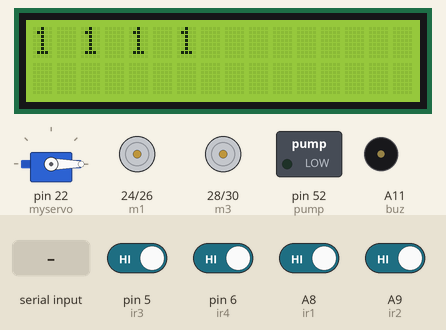
Bench run of a sketch on a simulated Arduino Mega 2560, built with avr-gcc and run on an emulated ATmega2560. Shown: 16×2 character LCD, servo, motor-driver pin pairs drawn as motors (green arrow = first pin HIGH = forward, orange = second pin HIGH = backward, longer = more drive), switched loads named in the sketch (green lamp = pin HIGH), buzzer (waves = sounding, pin HIGH). The test bench sets the inputs (shaded band); at power-on: A8 (ir1), A9 (ir2), pin 5 (ir3), pin 6 (ir4) HIGH.

Above: at 3.2 s.
3.3 s: "F" received over the second serial link
At 4.8 s:
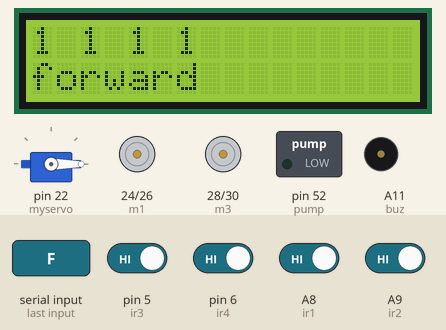
6.5 s: "L" received over the second serial link
At 7.7 s:
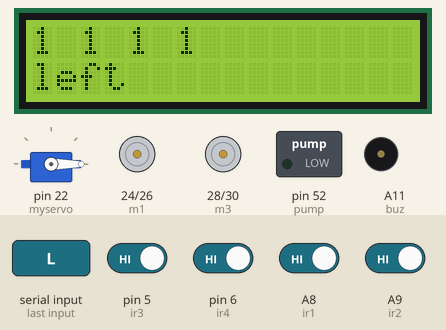
10.5 s: "R" received over the second serial link
At 11.8 s:
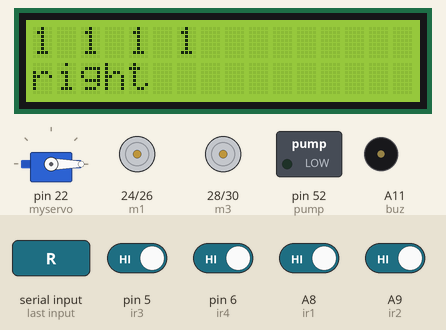
13.5 s: "E" received over the second serial link
At 14.8 s:
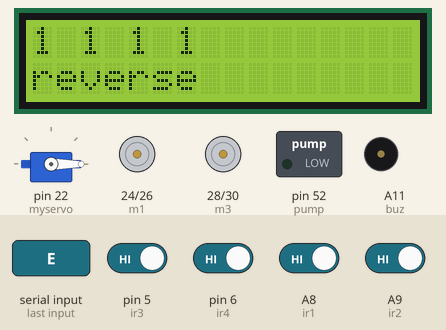
16.6 s: "P" received over the second serial link
At 17.4 s:
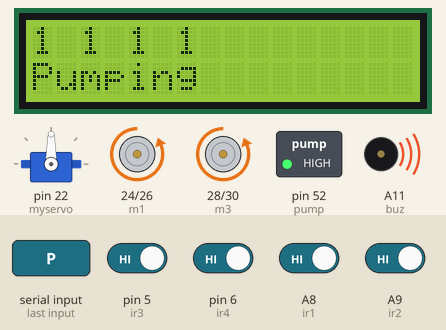
20.6 s: pin 5 (ir3) driven LOW
At 21.16 s:
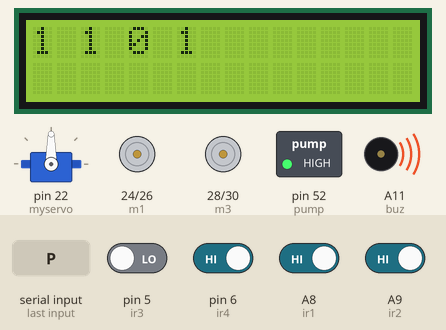
Timing chart, 0 to 25.7 s (numbered marks = the images above; inputs shaded):
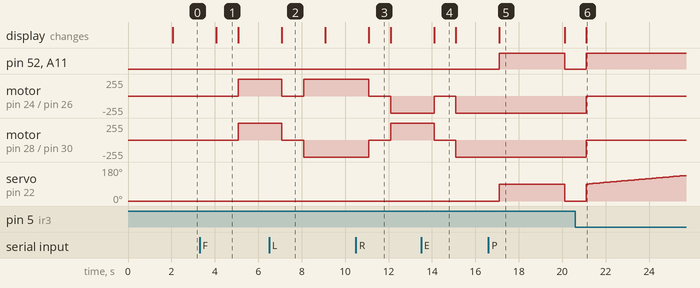

Measured:
- after the input at 3.3 s, motor on pin 24 (m1) / pin 26 (m2), motor on pin 28 (m3) / pin 30 (m4): stopped → forward 255/255 after 1.8 s; the display: changes after 0.78 s (image 1)
- after the input at 6.5 s, motor on pin 24 (m1) / pin 26 (m2): forward 255/255 → stopped after 0.58 s, → forward 255/255 1.0 s later; motor on pin 28 (m3) / pin 30 (m4): forward 255/255 → stopped after 0.58 s, → backward 255/255 1.0 s later; the display: changes after 0.58 s (image 2)
- after the input at 10.5 s, motor on pin 24 (m1) / pin 26 (m2): forward 255/255 → stopped after 0.59 s, → backward 255/255 1.0 s later; motor on pin 28 (m3) / pin 30 (m4): backward 255/255 → stopped after 0.59 s, → forward 255/255 1.0 s later; the display: changes after 0.59 s (image 3)
- after the input at 13.5 s, motor on pin 24 (m1) / pin 26 (m2): backward 255/255 → stopped after 0.60 s, → backward 255/255 1.0 s later; motor on pin 28 (m3) / pin 30 (m4): forward 255/255 → stopped after 0.60 s, → backward 255/255 1.0 s later; the display: changes after 0.60 s (image 4)
- after the input at 16.6 s, pin 52 (pump), A11 (buz): LOW → HIGH after 0.51 s, → LOW 3.0 s later; servo on pin 22 (myservo): 0° → 90° after 0.51 s, → 0° 3.0 s later; the display: changes after 0.51 s (image 5)
- after the input at 20.6 s, pin 52 (pump), A11 (buz): LOW → HIGH after 0.52 s; motor on pin 24 (m1) / pin 26 (m2), motor on pin 28 (m3) / pin 30 (m4): backward 255/255 → stopped after 0.52 s; servo on pin 22 (myservo): moves from 0° to 135° over 4.5 s, starting after 0.52 s; the display: changes after 0.52 s (image 6)
- what the display in image 1 shows lasts 1.0 s, from 4.1 s to 5.1 s

The sketch:

ITROB02.ino
```cpp
/************************************
   CLIENT ID:M0720
   PROJECT CODE:MO720-1(ROB02)
   STATUS:
   DATE:23.03.22
   DEVELOPER NAME:SANTHOSH KUMAR

 ***********************************/
#include<LiquidCrystal.h>
LiquidCrystal lcd(13, 12, 11, 10, 9, 8);
#include <Servo.h>
Servo myservo;
#define m1 24
#define m2 26
#define m3 28
#define m4 30

#define ir1 A8
#define ir2 A9
#define ir3 5
#define ir4 6
#define pump 52

#define buz A11
int image_flag = 2;

//#include"iot.h"
//void iott(String s);

void setup() {
  Serial.begin(9600);
//  Serial1.begin(9600);//iot
  Serial2.begin(9600);//matlab BLUTOOTH
  Serial3.begin(9600); //ZIGBEE
  lcd.begin(16, 2);
  myservo.attach(22);//servo pin
  myservo.write(0);
  pinMode(ir1, INPUT);
  pinMode(ir2, INPUT);
  pinMode(ir3, INPUT);
  pinMode(ir4, INPUT);
  lcd.clear();
  lcd.setCursor(0, 0);
  lcd.print("FIRE FIGHT");
  lcd.setCursor(0, 1);
  lcd.print("ROBOT");

  digitalWrite(pump, LOW);//pump
  digitalWrite(A11, LOW);//buz

  digitalWrite(m1, LOW);
  digitalWrite(m2, LOW);
  digitalWrite(m3, LOW);
  digitalWrite(m4, LOW);

  pinMode(pump, OUTPUT);//pump
  pinMode(A11, OUTPUT);//buz

  pinMode(m1, OUTPUT);
  pinMode(m2, OUTPUT);
  pinMode(m3, OUTPUT);
  pinMode(m4, OUTPUT);

  delay(2000); myservo.write(90);
}

void loop() {

  serialEvent2();
  serialEvent3();
  //Serial.println(digitalRead(A0));
  int ir1_read = digitalRead(ir1);

  int ir2_read = digitalRead(ir2);

  int ir3_read = digitalRead(ir3);

  int ir4_read = digitalRead(ir4);

  lcd.clear();
  lcd.setCursor(0, 0);
  lcd.print(ir1_read);
  lcd.setCursor(2, 0);
  lcd.print(ir2_read);
  lcd.setCursor(4, 0);
  lcd.print(ir3_read);
  lcd.setCursor(6, 0);
  lcd.print(ir4_read);


  if (((!ir1_read) || (!ir2_read)))
  {
    digitalWrite(m1, LOW);
    digitalWrite(m2, LOW);
    digitalWrite(m3, LOW);
    digitalWrite(m4, LOW);
    digitalWrite(buz,HIGH);
    image_flag = 2;
    digitalWrite(A11, 1);
    //myservo.write(0);
    digitalWrite(pump, HIGH);
    for (int i = 90; i > 0; i--) {
      myservo.write(i);
      delay(100);
    }
    digitalWrite(A11, LOW);
  }

  else if (((!ir3_read) || (!ir4_read)))
  {
    digitalWrite(m1, LOW);
    digitalWrite(m2, LOW);
    digitalWrite(m3, LOW);
    digitalWrite(m4, LOW);
    digitalWrite(buz,HIGH);
    image_flag = 2;
    digitalWrite(A11, 1);
    //myservo.write(180);
    digitalWrite(pump, HIGH);
    for (int i = 90; i < 180; i++) {
      myservo.write(i);
      delay(100);

    }
    digitalWrite(A11, LOW);
  }
  else
  {
    myservo.write(0);
    digitalWrite(pump, LOW);
    digitalWrite(A11, LOW);
  }
  delay(1000);
}

void serialEvent2(void) //IOT
{
  while(Serial2.available() > 0)
  {
    char c = (char)Serial2.read();
    Serial2.println(c);

    if (c == 'F')
    {
      lcd.setCursor(0, 1);
      lcd.print("forward");
      digitalWrite(m1, LOW);
      digitalWrite(m2, LOW);
      digitalWrite(m3, LOW);
      digitalWrite(m4, LOW);
      delay(1000);
      digitalWrite(m1, HIGH);
      digitalWrite(m2, LOW);
      digitalWrite(m3, HIGH);
      digitalWrite(m4, LOW);
    //  iott("*forward#");
    }
    if (c == 'L')
    {
      lcd.setCursor(0, 1);
      lcd.print("left");
      digitalWrite(m1, LOW);
      digitalWrite(m2, LOW);
      digitalWrite(m3, LOW);
      digitalWrite(m4, LOW);
      delay(1000);
      digitalWrite(m1, HIGH);
      digitalWrite(m2, LOW);
      digitalWrite(m3, LOW);
      digitalWrite(m4, HIGH);
      delay(1000);
    }

    if (c == 'R')
    {
      lcd.setCursor(0, 1);
      lcd.print("right");
      digitalWrite(m1, LOW);
      digitalWrite(m2, LOW);
      digitalWrite(m3, LOW);
      digitalWrite(m4, LOW);
      delay(1000);
      digitalWrite(m1, LOW);
      digitalWrite(m2, HIGH);
      digitalWrite(m3, HIGH);
      digitalWrite(m4, LOW);
    //  iott("*right#");
    }

    if (c == 'E')
    {
      lcd.setCursor(0, 1);
      lcd.print("reverse");
      digitalWrite(m1, LOW);
      digitalWrite(m2, LOW);
      digitalWrite(m3, LOW);
      digitalWrite(m4, LOW);
      delay(1000);
      digitalWrite(m1, LOW);
      digitalWrite(m2, HIGH);
      digitalWrite(m3, LOW);
      digitalWrite(m4, HIGH);
    //  iott("*reverse#");
    }
    if (c == 'S')
    {
      lcd.setCursor(0, 1);
      lcd.print("stop");
      digitalWrite(m1, LOW);
      digitalWrite(m2, LOW);
      digitalWrite(m3, LOW);
      digitalWrite(m4, LOW);
      delay(1000);
     // iott("*stop#");
    }
    if (c == 'P')
    {
      lcd.setCursor(0, 1);
      lcd.print("Pumping");
     myservo.write(90);
      digitalWrite(pump, HIGH);
      digitalWrite(A11, HIGH);
      delay(3000);
      digitalWrite(A11, LOW);
     // iott("*pump#");
    }
  }
}

void serialEvent3(void) //MATLAB
{
  while(Serial3.available() > 0)
  {
    char d = (char)Serial3.read();
    if (d == 'A')
    {
      lcd.clear();
      lcd.setCursor(0, 0);
      lcd.print("FIRE DETECTED");
      image_flag = 1; delay(2000);
    }
    if (d == 'B')
    {
      lcd.clear();
      lcd.setCursor(0, 0);
      lcd.print("NO FIRE");
      image_flag = 0; delay(2000);
    }
    if (d == 'F')
    {
      lcd.setCursor(0, 1);
      lcd.print("forward zig");
      digitalWrite(m1, LOW);
      digitalWrite(m2, LOW);
      digitalWrite(m3, LOW);
      digitalWrite(m4, LOW);
      delay(1000);
      digitalWrite(m1, HIGH);
      digitalWrite(m2, LOW);
      digitalWrite(m3, HIGH);
      digitalWrite(m4, LOW);
    }
    if (d == 'L')
    {
      lcd.setCursor(0, 1);
      lcd.print("left zig");
      digitalWrite(m1, LOW);
      digitalWrite(m2, LOW);
      digitalWrite(m3, LOW);
      digitalWrite(m4, LOW);
      delay(1000);
      digitalWrite(m1, HIGH);
      digitalWrite(m2, LOW);
      digitalWrite(m3, LOW);
      digitalWrite(m4, HIGH);
      delay(1000);
    }

    if (d == 'R')
    {
      lcd.setCursor(0, 1);
      lcd.print("right zig");
      digitalWrite(m1, LOW);
      digitalWrite(m2, LOW);
      digitalWrite(m3, LOW);
      digitalWrite(m4, LOW);
      delay(1000);
      digitalWrite(m1, LOW);
      digitalWrite(m2, HIGH);
      digitalWrite(m3, HIGH);
      digitalWrite(m4, LOW);
    }

    if (d == 'E')
    {
      lcd.setCursor(0, 1);
      lcd.print("reverse zig");
      digitalWrite(m1, LOW);
      digitalWrite(m2, LOW);
      digitalWrite(m3, LOW);
      digitalWrite(m4, LOW);
      delay(1000);
      digitalWrite(m1, LOW);
      digitalWrite(m2, HIGH);
      digitalWrite(m3, LOW);
      digitalWrite(m4, HIGH);
    }
    if (d == 'S')
    {
      lcd.setCursor(0, 1);
      lcd.print("stop");
      digitalWrite(m1, LOW);
      digitalWrite(m2, LOW);
      digitalWrite(m3, LOW);
      digitalWrite(m4, LOW);
      delay(1000);
    }
    if (d == 'P'||image_flag==1)
    {
      myservo.write(90);
      digitalWrite(pump, HIGH);
      digitalWrite(A11, HIGH);
      delay(3000);
      digitalWrite(A11, LOW);
      image_flag = 0;
    }
  }

}
```
